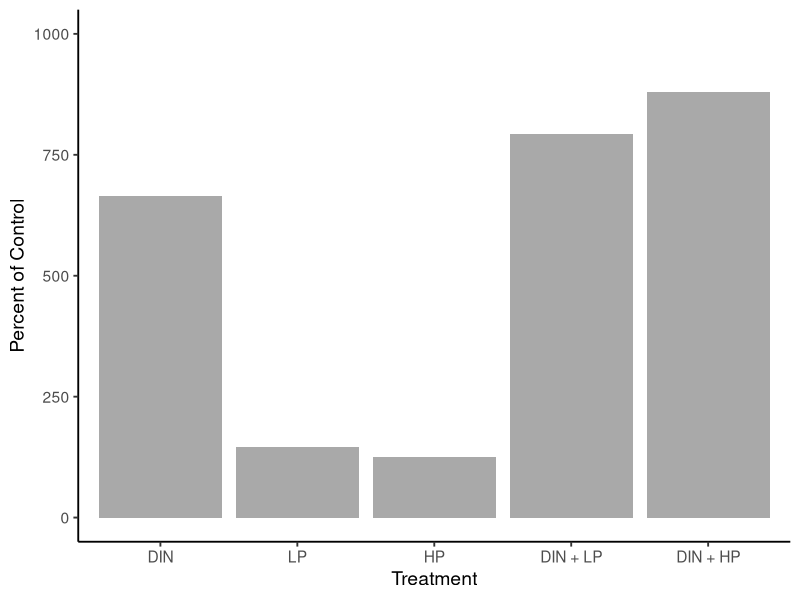
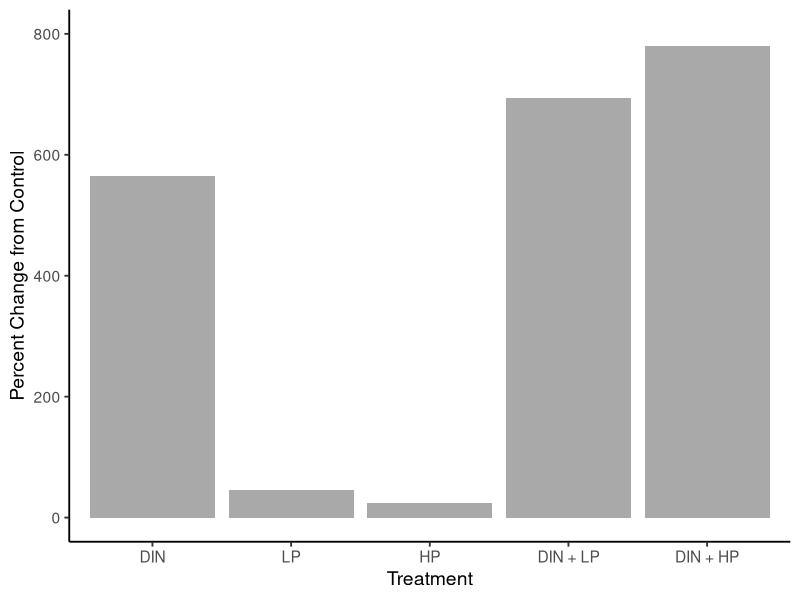
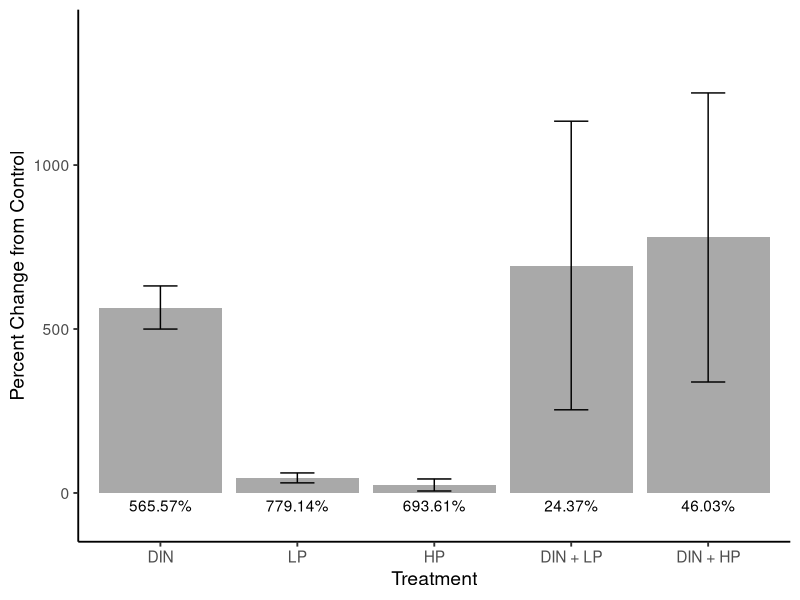
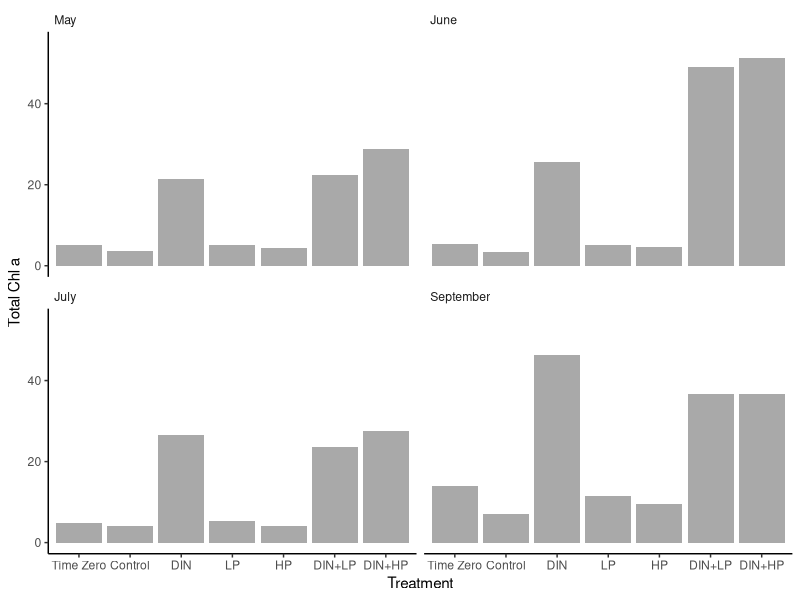
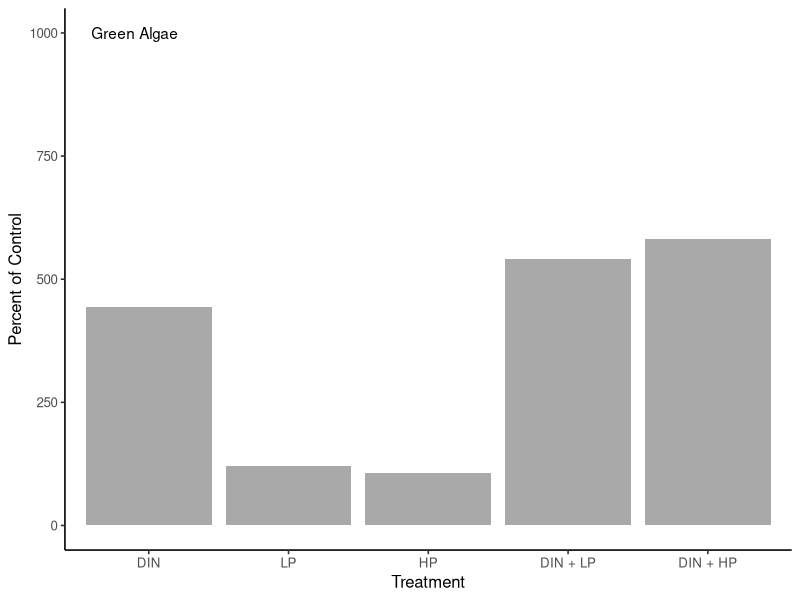
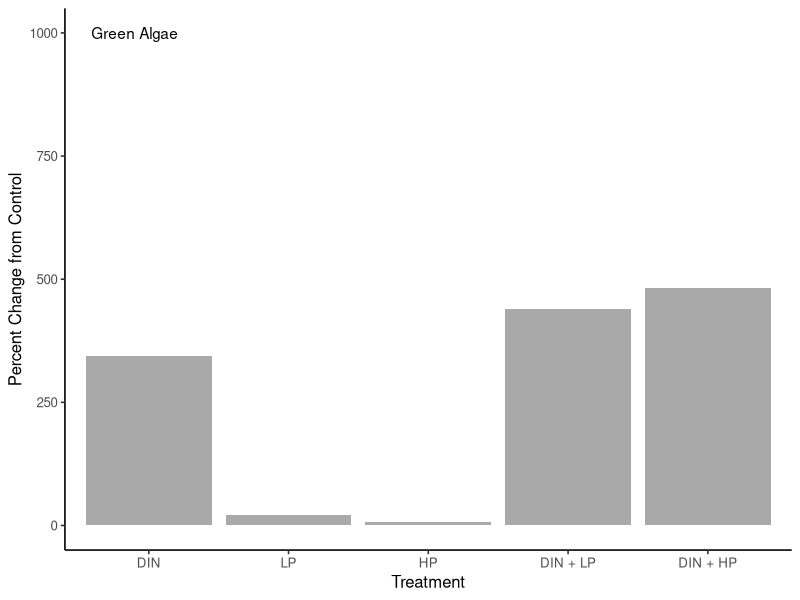
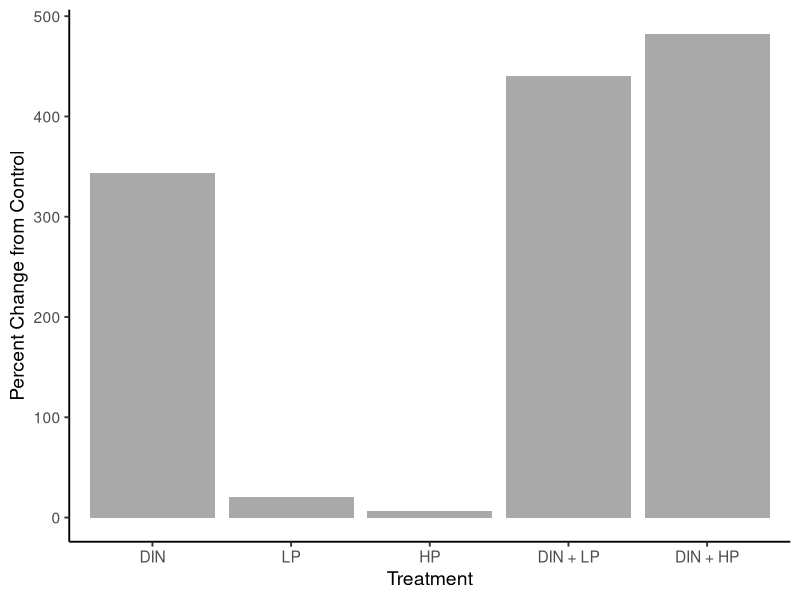
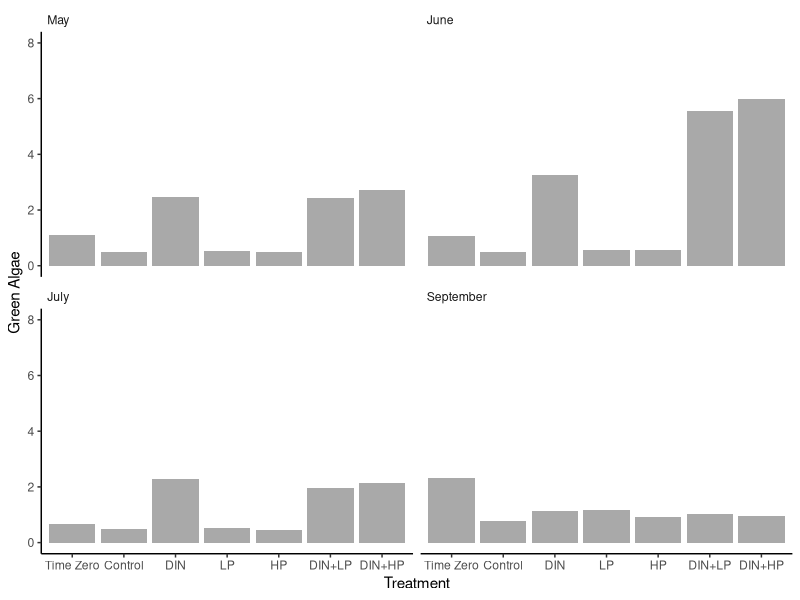

Recreate these plots in R, in order.
#2023-12-21
#barplots with phytoclass data

library(tidyverse)
library(dplyr)
library(lubridate)
library(readxl)
library(ggplot2)
library(car)
library(rstatix)


#import data

pc_percent_of_control = read_excel("data/PhytoClass_data.xlsx", sheet = "percent_of_control")

summary(pc_percent_of_control)
glimpse(pc_percent_of_control)

pc_percent_of_control_avg = pc_percent_of_control %>%
  group_by(Treatment) %>%
  summarise(Total_Chl_a_mean = mean(Total_Chl_a),
            Cyanobacteria_mean = mean(Cyanobacteria),
            Green_Algae_mean = mean(Green_Algae),
            Cryptophytes_mean = mean(Cryptophytes),
            Diatoms_mean = mean(Diatoms),
            Dinoflagellates_mean = mean(Dinoflagellates),
            Haptophytes_mean = mean(Haptophytes))

pc_percent_change = read_excel("data/PhytoClass_data.xlsx", sheet = "percent_change")

summary(pc_percent_change)
glimpse(pc_percent_change)

pc_percent_change_avg = pc_percent_change %>%
  group_by(Treatment) %>%
  summarise(Total_Chl_a_mean = mean(Total_Chl_a),
            Cyanobacteria_mean = mean(Cyanobacteria),
            Green_Algae_mean = mean(Green_Algae),
            Cryptophytes_mean = mean(Cryptophytes),
            Diatoms_mean = mean(Diatoms),
            Dinoflagellates_mean = mean(Dinoflagellates),
            Haptophytes_mean = mean(Haptophytes))

pc_mean_abundances = read_excel("data/PhytoClass_data.xlsx", sheet = "mean_abundances")

summary(pc_mean_abundances)
glimpse(pc_mean_abundances)

#########################Total Chl a

#Total chl a percent of control

Total_chl_a_percent_control = ggplot() +
  geom_col(aes(x = fct_relevel(Treatment, "DIN", "LP", "HP", "DIN_LP", "DIN_HP"), 
               y = Total_Chl_a_mean),
           fill = "darkgrey",
           data = pc_percent_of_control_avg) +
  xlab("Treatment") +
  ylab("Percent of Control") +
  scale_x_discrete(labels= c("DIN" = "DIN", "LP" = "LP", "HP" = "HP", "DIN_LP" = "DIN + LP", "DIN_HP" = "DIN + HP")) +
  theme_classic(base_size = 14) +
  ylim(0, 1000)
ggsave(Total_chl_a_percent_control, filename = "figures/PhytoClass/Total_chl_a_percent_control.png",
       device = "png", height = 7, width = 11)

#Total chl a percent difference from control

Total_chl_a_percent_change = ggplot() +
  geom_col(aes(x = fct_relevel(Treatment, "DIN", "LP", "HP", "DIN_LP", "DIN_HP"), 
               y = Total_Chl_a_mean),
           fill = "darkgrey",
           data = pc_percent_change_avg) +
  xlab("Treatment") +
  ylab("Percent Change from Control") +
  scale_x_discrete(labels= c("DIN" = "DIN", "LP" = "LP", "HP" = "HP", "DIN_LP" = "DIN + LP", "DIN_HP" = "DIN + HP")) +
  theme_classic(base_size = 14) +
  ylim(0,800)
ggsave(Total_chl_a_percent_change, filename = "figures/PhytoClass/Total_chl_a_percent_change.png",
       device = "png", height = 7, width = 11)

#Total chl a percent difference from control with stdev and percents added

pc_percent_change_avg = pc_percent_change %>%
  group_by(Treatment) %>%
  summarise(Total_Chl_a_mean = mean(Total_Chl_a),
            Cyanobacteria_mean = mean(Cyanobacteria),
            Green_Algae_mean = mean(Green_Algae),
            Cryptophytes_mean = mean(Cryptophytes),
            Diatoms_mean = mean(Diatoms),
            Dinoflagellates_mean = mean(Dinoflagellates),
            Haptophytes_mean = mean(Haptophytes))

total_chl_a_summary = pc_percent_change_avg %>%
  summarise(
    total_chl_a_sd = sd(Total_Chl_a_mean, na.rm = TRUE),
  )

pc_percent_change_summary = pc_percent_change %>%
  group_by(Treatment) %>%
  summarise(
    tca = mean(Total_Chl_a),
    cyano = mean(Cyanobacteria),
    ga = mean(Green_Algae),
    crypto = mean(Cryptophytes),
    dia = mean(Diatoms),
    dino = mean(Dinoflagellates),
    hapto = mean(Haptophytes),
    tca_sd = sd(Total_Chl_a, na.rm = TRUE),
    cyano_sd = sd(Cyanobacteria, na.rm = TRUE),
    ga_sd = sd(Green_Algae, na.rm = TRUE),
    crypto_sd = sd(Cryptophytes, na.rm = TRUE),
    dia_sd = sd(Diatoms, na.rm = TRUE),
    dino_sd = sd(Dinoflagellates, na.rm = TRUE),
    hapto_sd = sd(Haptophytes, na.rm = TRUE)
  )
pc_percent_change_summary

Total_chl_a_percent_change_2 = ggplot() +
  geom_col(aes(x = fct_relevel(Treatment, "DIN", "LP", "HP", "DIN_LP", "DIN_HP"), 
               y = tca),
           fill = "darkgrey",
           data = pc_percent_change_summary) +
  geom_errorbar(aes(x = fct_relevel(Treatment, "DIN", "LP", "HP", "DIN_LP", "DIN_HP"), 
                    y = tca,
                    ymin = tca-tca_sd, 
                    ymax = tca+tca_sd,
                    width = 0.25),
                    data = pc_percent_change_summary) +
  geom_text(aes(label = c("565.57%", "46.03%", "24.37%", "693.61%", "779.14%"), 
                x = fct_relevel(Treatment, "DIN", "LP", "HP", "DIN_LP", "DIN_HP"), 
                y = -75), 
            vjust = -0.5,
            data = pc_percent_change_summary) +
  xlab("Treatment") +
  ylab("Percent Change from Control") +
  scale_x_discrete(labels= c("DIN" = "DIN", "LP" = "LP", "HP" = "HP", "DIN_LP" = "DIN + LP", "DIN_HP" = "DIN + HP")) +
  theme_classic(base_size = 14) +
  ylim(-75,1400)
ggsave(Total_chl_a_percent_change_2, filename = "figures/PhytoClass/Total_chl_a_percent_change_2.png",
       device = "png", height = 7, width = 11)


#Total chl a concentration by bioassay

variable_names = list("1" = "May", "2" = "June", "3" = "July", "4" = "September")

variable_labeller = function(variable,value){
  return(variable_names[value])
}

Total_Chl_a_individual_bioassays = ggplot(data = pc_mean_abundances, 
                                     aes(x = fct_relevel(Treatment, "T0", "Control", "DIN", "LP", "HP", "DIN_LP", "DIN_HP"), y=mean_Total_Chl_a)) +
  geom_bar(stat='identity', fill="darkgrey") +
  xlab("Treatment") +
  ylab("Total Chl a") +
  scale_x_discrete(labels= c("T0" = "Time Zero", "Control" = "Control", "DIN" = "DIN", "LP" = "LP", "HP" = "HP", "DIN_LP" = "DIN+LP", "DIN_HP" = "DIN+HP")) +
  facet_wrap(~factor(Bioassay, levels=c('1', '2', '3', '4')),  ncol=2, labeller=variable_labeller) +
  theme_classic(base_size = 11) +
  theme(strip.background = element_blank(), strip.text = element_text(hjust = 0)) + 
  ylim(0, 55)
ggsave(Total_Chl_a_individual_bioassays, filename = "figures/PhytoClass/Total_Chl_a_individual_bioassays.png",
       device = "png", height = 7, width = 11)

#########################Green Algae

#Green Algae percent of control

Green_Algae_percent_control = ggplot() +
  geom_col(aes(x = fct_relevel(Treatment, "DIN", "LP", "HP", "DIN_LP", "DIN_HP"), 
               y = Green_Algae_mean),
           fill = "darkgrey",
           data = pc_percent_of_control_avg) +
  xlab("Treatment") +
  ylab("Percent of Control") +
  scale_x_discrete(labels= c("DIN" = "DIN", "LP" = "LP", "HP" = "HP", "DIN_LP" = "DIN + LP", "DIN_HP" = "DIN + HP")) +
  annotate(geom="text", x=0.9, y=1000, label="Green Algae", color="black") +
  theme_classic(base_size = 12) 
ggsave(Green_Algae_percent_control, filename = "figures/PhytoClass/Green_Algae_percent_control.png",
       device = "png", height = 7, width = 11)

#Green Algae percent difference from control

Green_Algae_percent_change = ggplot() +
  geom_col(aes(x = fct_relevel(Treatment, "DIN", "LP", "HP", "DIN_LP", "DIN_HP"), 
               y = Green_Algae_mean),
           fill = "darkgrey",
           data = pc_percent_change_avg) +
  xlab("Treatment") +
  ylab("Percent Change from Control") +
  scale_x_discrete(labels= c("DIN" = "DIN", "LP" = "LP", "HP" = "HP", "DIN_LP" = "DIN + LP", "DIN_HP" = "DIN + HP")) +
  annotate(geom="text", x=0.9, y=1000, label="Green Algae", color="black") +
  theme_classic(base_size = 12) 
ggsave(Green_Algae_percent_change, filename = "figures/PhytoClass/Green_Algae_percent_change.png",
       device = "png", height = 7, width = 11)

Green_Algae_percent_change_2 = ggplot() +
  geom_col(aes(x = fct_relevel(Treatment, "DIN", "LP", "HP", "DIN_LP", "DIN_HP"), 
               y = Green_Algae_mean),
           fill = "darkgrey",
           data = pc_percent_change_avg) +
  xlab("Treatment") +
  ylab("Percent Change from Control") +
  scale_x_discrete(labels= c("DIN" = "DIN", "LP" = "LP", "HP" = "HP", "DIN_LP" = "DIN + LP", "DIN_HP" = "DIN + HP")) +
  theme_classic(base_size = 14) 
ggsave(Green_Algae_percent_change_2, filename = "figures/PhytoClass/Green_Algae_percent_change_2.png",
       device = "png", height = 7, width = 11)

#Green Algae concentration by bioassay

variable_names = list("1" = "May", "2" = "June", "3" = "July", "4" = "September")

variable_labeller = function(variable,value){
  return(variable_names[value])
}

Green_Algae_individual_bioassays = ggplot(data = pc_mean_abundances, 
                                          aes(x = fct_relevel(Treatment, "T0", "Control", "DIN", "LP", "HP", "DIN_LP", "DIN_HP"), y=mean_Green_Algae)) +
  geom_bar(stat='identity', fill="darkgrey") +
  xlab("Treatment") +
  ylab("Green Algae") +
  scale_x_discrete(labels= c("T0" = "Time Zero", "Control" = "Control", "DIN" = "DIN", "LP" = "LP", "HP" = "HP", "DIN_LP" = "DIN+LP", "DIN_HP" = "DIN+HP")) +
  facet_wrap(~factor(Bioassay, levels=c('1', '2', '3', '4')),  ncol=2, labeller=variable_labeller) +
  theme_classic(base_size = 11) +
  theme(strip.background = element_blank(), strip.text = element_text(hjust = 0)) + 
  ylim(0, 8)
ggsave(Green_Algae_individual_bioassays, filename = "figures/PhytoClass/Green_Algae_individual_bioassays.png",
       device = "png", height = 7, width = 11)


#########################Cryptophytes

#Cryptophytes percent of control

Cryptophytes_percent_control = ggplot() +
  geom_col(aes(x = fct_relevel(Treatment, "DIN", "LP", "HP", "DIN_LP", "DIN_HP"), 
               y = Cryptophytes_mean),
           fill = "darkgrey",
           data = pc_percent_of_control_avg) +
  xlab("Treatment") +
  ylab("Percent of Control") +
  scale_x_discrete(labels= c("DIN" = "DIN", "LP" = "LP", "HP" = "HP", "DIN_LP" = "DIN + LP", "DIN_HP" = "DIN + HP")) +
  annotate(geom="text", x=0.9, y=1000, label="Cryptophytes", color="black") +
  theme_classic(base_size = 12) 
ggsave(Cryptophytes_percent_control, filename = "figures/PhytoClass/Cryptophytes_percent_control.png",
       device = "png", height = 7, width = 11)

#Cryptophytes percent difference from control

Cryptophytes_percent_change = ggplot() +
  geom_col(aes(x = fct_relevel(Treatment, "DIN", "LP", "HP", "DIN_LP", "DIN_HP"), 
               y = Cryptophytes_mean),
           fill = "darkgrey",
           data = pc_percent_change_avg) +
  xlab("Treatment") +
  ylab("Percent Change from Control") +
  scale_x_discrete(labels= c("DIN" = "DIN", "LP" = "LP", "HP" = "HP", "DIN_LP" = "DIN + LP", "DIN_HP" = "DIN + HP")) +
  annotate(geom="text", x=0.9, y=1000, label="Cryptophytes", color="black") +
  theme_classic(base_size = 12) 
ggsave(Cryptophytes_percent_change, filename = "figures/PhytoClass/Cryptophytes_percent_change.png",
       device = "png", height = 7, width = 11)

Cryptophytes_percent_change_2 = ggplot() +
  geom_col(aes(x = fct_relevel(Treatment, "DIN", "LP", "HP", "DIN_LP", "DIN_HP"), 
               y = Cryptophytes_mean),
           fill = "darkgrey",
           data = pc_percent_change_avg) +
  xlab("Treatment") +
  ylab("Percent Change from Control") +
  scale_x_discrete(labels= c("DIN" = "DIN", "LP" = "LP", "HP" = "HP", "DIN_LP" = "DIN + LP", "DIN_HP" = "DIN + HP")) +
  theme_classic(base_size = 14) +
  ylim(0, 700)
ggsave(Cryptophytes_percent_change_2, filename = "figures/PhytoClass/Cryptophytes_percent_change_2.png",
       device = "png", height = 7, width = 11)

#Cryptophytes concentration by bioassay

variable_names = list("1" = "May", "2" = "June", "3" = "July", "4" = "September")

variable_labeller = function(variable,value){
  return(variable_names[value])
}

Cryptophytes_individual_bioassays = ggplot(data = pc_mean_abundances, 
                                          aes(x = fct_relevel(Treatment, "T0", "Control", "DIN", "LP", "HP", "DIN_LP", "DIN_HP"), y=mean_Cryptophytes)) +
  geom_bar(stat='identity', fill="darkgrey") +
  xlab("Treatment") +
  ylab("Cryptophytes") +
  scale_x_discrete(labels= c("T0" = "Time Zero", "Control" = "Control", "DIN" = "DIN", "LP" = "LP", "HP" = "HP", "DIN_LP" = "DIN+LP", "DIN_HP" = "DIN+HP")) +
  facet_wrap(~factor(Bioassay, levels=c('1', '2', '3', '4')),  ncol=2, labeller=variable_labeller) +
  theme_classic(base_size = 11) +
  theme(strip.background = element_blank(), strip.text = element_text(hjust = 0)) + 
  ylim(0, 2.5)
ggsave(Cryptophytes_individual_bioassays, filename = "figures/PhytoClass/Cryptophytes_individual_bioassays.png",
       device = "png", height = 7, width = 11)

#########################Diatoms

#Diatoms percent of control

Diatoms_percent_control = ggplot() +
  geom_col(aes(x = fct_relevel(Treatment, "DIN", "LP", "HP", "DIN_LP", "DIN_HP"), 
               y = Diatoms_mean),
           fill = "darkgrey",
           data = pc_percent_of_control_avg) +
  xlab("Treatment") +
  ylab("Percent of Control") +
  scale_x_discrete(labels= c("DIN" = "DIN", "LP" = "LP", "HP" = "HP", "DIN_LP" = "DIN + LP", "DIN_HP" = "DIN + HP")) +
  annotate(geom="text", x=0.9, y=2000, label="Diatoms", color="black") +
  theme_classic(base_size = 12) 
ggsave(Diatoms_percent_control, filename = "figures/PhytoClass/Diatoms_percent_control.png",
       device = "png", height = 7, width = 11)

#Diatoms percent difference from control

Diatoms_percent_change = ggplot() +
  geom_col(aes(x = fct_relevel(Treatment, "DIN", "LP", "HP", "DIN_LP", "DIN_HP"), 
               y = Diatoms_mean),
           fill = "darkgrey",
           data = pc_percent_change_avg) +
  xlab("Treatment") +
  ylab("Percent Change from Control") +
  scale_x_discrete(labels= c("DIN" = "DIN", "LP" = "LP", "HP" = "HP", "DIN_LP" = "DIN + LP", "DIN_HP" = "DIN + HP")) +
  annotate(geom="text", x=0.9, y=1000, label="Diatoms", color="black") +
  theme_classic(base_size = 12) 
ggsave(Diatoms_percent_change, filename = "figures/PhytoClass/Diatoms_percent_change.png",
       device = "png", height = 7, width = 11)

Diatoms_percent_change_2 = ggplot() +
  geom_col(aes(x = fct_relevel(Treatment, "DIN", "LP", "HP", "DIN_LP", "DIN_HP"), 
               y = Diatoms_mean),
           fill = "darkgrey",
           data = pc_percent_change_avg) +
  xlab("Treatment") +
  ylab("Percent Change from Control") +
  scale_x_discrete(labels= c("DIN" = "DIN", "LP" = "LP", "HP" = "HP", "DIN_LP" = "DIN + LP", "DIN_HP" = "DIN + HP")) +
  theme_classic(base_size = 14) +
  ylim(0,2000)
ggsave(Diatoms_percent_change_2, filename = "figures/PhytoClass/Diatoms_percent_change_2.png",
       device = "png", height = 7, width = 11)

#Diatoms concentration by bioassay

variable_names = list("1" = "May", "2" = "June", "3" = "July", "4" = "September")

variable_labeller = function(variable,value){
  return(variable_names[value])
}

Diatoms_individual_bioassays = ggplot(data = pc_mean_abundances, 
                                           aes(x = fct_relevel(Treatment, "T0", "Control", "DIN", "LP", "HP", "DIN_LP", "DIN_HP"), y=mean_Diatoms)) +
  geom_bar(stat='identity', fill="darkgrey") +
  xlab("Treatment") +
  ylab("Diatoms") +
  scale_x_discrete(labels= c("T0" = "Time Zero", "Control" = "Control", "DIN" = "DIN", "LP" = "LP", "HP" = "HP", "DIN_LP" = "DIN+LP", "DIN_HP" = "DIN+HP")) +
  facet_wrap(~factor(Bioassay, levels=c('1', '2', '3', '4')),  ncol=2, labeller=variable_labeller) +
  theme_classic(base_size = 11) +
  theme(strip.background = element_blank(), strip.text = element_text(hjust = 0)) + 
  ylim(0, 50)
ggsave(Diatoms_individual_bioassays, filename = "figures/PhytoClass/Diatoms_individual_bioassays.png",
       device = "png", height = 7, width = 11)

#########################Dinoflagellates

#Dinoflagellates percent of control

Dinoflagellates_percent_control = ggplot() +
  geom_col(aes(x = fct_relevel(Treatment, "DIN", "LP", "HP", "DIN_LP", "DIN_HP"), 
               y = Dinoflagellates_mean),
           fill = "darkgrey",
           data = pc_percent_of_control_avg) +
  xlab("Treatment") +
  ylab("Percent of Control") +
  scale_x_discrete(labels= c("DIN" = "DIN", "LP" = "LP", "HP" = "HP", "DIN_LP" = "DIN + LP", "DIN_HP" = "DIN + HP")) +
  annotate(geom="text", x=0.9, y=1000, label="Dinoflagellates", color="black") +
  theme_classic(base_size = 12) 
ggsave(Dinoflagellates_percent_control, filename = "figures/PhytoClass/Dinoflagellates_percent_control.png",
       device = "png", height = 7, width = 11)

#Dinoflagellates percent difference from control

Dinoflagellates_percent_change = ggplot() +
  geom_col(aes(x = fct_relevel(Treatment, "DIN", "LP", "HP", "DIN_LP", "DIN_HP"), 
               y = Dinoflagellates_mean),
           fill = "darkgrey",
           data = pc_percent_change_avg) +
  xlab("Treatment") +
  ylab("Percent Change from Control") +
  scale_x_discrete(labels= c("DIN" = "DIN", "LP" = "LP", "HP" = "HP", "DIN_LP" = "DIN + LP", "DIN_HP" = "DIN + HP")) +
  annotate(geom="text", x=0.9, y=1000, label="Dinoflagellates", color="black") +
  theme_classic(base_size = 12) 
ggsave(Dinoflagellates_percent_change, filename = "figures/PhytoClass/Dinoflagellates_percent_change.png",
       device = "png", height = 7, width = 11)

Dinoflagellates_percent_change_2 = ggplot() +
  geom_col(aes(x = fct_relevel(Treatment, "DIN", "LP", "HP", "DIN_LP", "DIN_HP"), 
               y = Dinoflagellates_mean),
           fill = "darkgrey",
           data = pc_percent_change_avg) +
  xlab("Treatment") +
  ylab("Percent Change from Control") +
  scale_x_discrete(labels= c("DIN" = "DIN", "LP" = "LP", "HP" = "HP", "DIN_LP" = "DIN + LP", "DIN_HP" = "DIN + HP")) +
  theme_classic(base_size = 14) +
  ylim(-50, 800)
ggsave(Dinoflagellates_percent_change_2, filename = "figures/PhytoClass/Dinoflagellates_percent_change_2.png",
       device = "png", height = 7, width = 11)

#Dinoflagellates concentration by bioassay

variable_names = list("1" = "May", "2" = "June", "3" = "July", "4" = "September")

variable_labeller = function(variable,value){
  return(variable_names[value])
}

Dinoflagellates_individual_bioassays = ggplot(data = pc_mean_abundances, 
                                      aes(x = fct_relevel(Treatment, "T0", "Control", "DIN", "LP", "HP", "DIN_LP", "DIN_HP"), y=mean_Dinoflagellates)) +
  geom_bar(stat='identity', fill="darkgrey") +
  xlab("Treatment") +
  ylab("Dinoflagellates") +
  scale_x_discrete(labels= c("T0" = "Time Zero", "Control" = "Control", "DIN" = "DIN", "LP" = "LP", "HP" = "HP", "DIN_LP" = "DIN+LP", "DIN_HP" = "DIN+HP")) +
  facet_wrap(~factor(Bioassay, levels=c('1', '2', '3', '4')),  ncol=2, labeller=variable_labeller) +
  theme_classic(base_size = 11) +
  theme(strip.background = element_blank(), strip.text = element_text(hjust = 0)) + 
  ylim(0, 0.3)
ggsave(Dinoflagellates_individual_bioassays, filename = "figures/PhytoClass/Dinoflagellates_individual_bioassays.png",
       device = "png", height = 7, width = 11)

#########################Haptophytes

#Haptophytes percent of control

Haptophytes_percent_control = ggplot() +
  geom_col(aes(x = fct_relevel(Treatment, "DIN", "LP", "HP", "DIN_LP", "DIN_HP"), 
               y = Haptophytes_mean),
           fill = "darkgrey",
           data = pc_percent_of_control_avg) +
  xlab("Treatment") +
  ylab("Percent of Control") +
  scale_x_discrete(labels= c("DIN" = "DIN", "LP" = "LP", "HP" = "HP", "DIN_LP" = "DIN + LP", "DIN_HP" = "DIN + HP")) +
  annotate(geom="text", x=0.9, y=1000, label="Haptophytes", color="black") +
  theme_classic(base_size = 12) 
ggsave(Haptophytes_percent_control, filename = "figures/PhytoClass/Haptophytes_percent_control.png",
       device = "png", height = 7, width = 11)

#Haptophytes percent difference from control

Haptophytes_percent_change = ggplot() +
  geom_col(aes(x = fct_relevel(Treatment, "DIN", "LP", "HP", "DIN_LP", "DIN_HP"), 
               y = Haptophytes_mean),
           fill = "darkgrey",
           data = pc_percent_change_avg) +
  xlab("Treatment") +
  ylab("Percent Change from Control") +
  scale_x_discrete(labels= c("DIN" = "DIN", "LP" = "LP", "HP" = "HP", "DIN_LP" = "DIN + LP", "DIN_HP" = "DIN + HP")) +
  annotate(geom="text", x=0.9, y=1000, label="Haptophytes", color="black") +
  theme_classic(base_size = 12) 
ggsave(Haptophytes_percent_change, filename = "figures/PhytoClass/Haptophytes_percent_change.png",
       device = "png", height = 7, width = 11)

Haptophytes_percent_change_2 = ggplot() +
  geom_col(aes(x = fct_relevel(Treatment, "DIN", "LP", "HP", "DIN_LP", "DIN_HP"), 
               y = Haptophytes_mean),
           fill = "darkgrey",
           data = pc_percent_change_avg) +
  xlab("Treatment") +
  ylab("Percent Change from Control") +
  scale_x_discrete(labels= c("DIN" = "DIN", "LP" = "LP", "HP" = "HP", "DIN_LP" = "DIN + LP", "DIN_HP" = "DIN + HP")) +
  theme_classic(base_size = 14) +
  ylim(-50, 150)
ggsave(Haptophytes_percent_change_2, filename = "figures/PhytoClass/Haptophytes_percent_change_2.png",
       device = "png", height = 7, width = 11)

#Haptophytes concentration by bioassay

variable_names = list("1" = "May", "2" = "June", "3" = "July", "4" = "September")

variable_labeller = function(variable,value){
  return(variable_names[value])
}

Haptophytes_individual_bioassays = ggplot(data = pc_mean_abundances, 
                                              aes(x = fct_relevel(Treatment, "T0", "Control", "DIN", "LP", "HP", "DIN_LP", "DIN_HP"), y=mean_Haptophytes)) +
  geom_bar(stat='identity', fill="darkgrey") +
  xlab("Treatment") +
  ylab("Haptophytes") +
  scale_x_discrete(labels= c("T0" = "Time Zero", "Control" = "Control", "DIN" = "DIN", "LP" = "LP", "HP" = "HP", "DIN_LP" = "DIN+LP", "DIN_HP" = "DIN+HP")) +
  facet_wrap(~factor(Bioassay, levels=c('1', '2', '3', '4')),  ncol=2, labeller=variable_labeller) +
  theme_classic(base_size = 11) +
  theme(strip.background = element_blank(), strip.text = element_text(hjust = 0)) + 
  ylim(0, 6)
ggsave(Haptophytes_individual_bioassays, filename = "figures/PhytoClass/Haptophytes_individual_bioassays.png",
       device = "png", height = 7, width = 11)

#########################Cyanobacteria

#Haptophytes percent difference from control

Cyanobacteria_percent_change_2 = ggplot() +
  geom_col(aes(x = fct_relevel(Treatment, "DIN", "LP", "HP", "DIN_LP", "DIN_HP"), 
               y = Cyanobacteria_mean),
           fill = "darkgrey",
           data = pc_percent_change_avg) +
  xlab("Treatment") +
  ylab("Percent Change from Control") +
  scale_x_discrete(labels= c("DIN" = "DIN", "LP" = "LP", "HP" = "HP", "DIN_LP" = "DIN + LP", "DIN_HP" = "DIN + HP")) +
  theme_classic(base_size = 14)
ggsave(Cyanobacteria_percent_change_2, filename = "figures/PhytoClass/Cyanobacteria_percent_change_2.png",
       device = "png", height = 7, width = 11)
